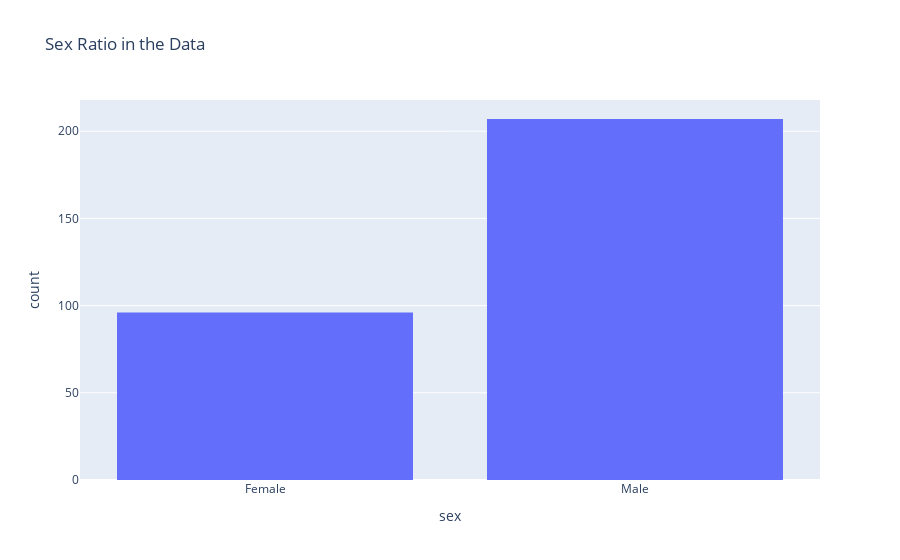

Notebook source saved alongside this figure:
### Code cell
fig = px.histogram(heart_df, x='sex', title='Sex Ratio in the Data')
# Add spacing between columns
fig.update_layout(bargap=0.2)
# Update the x axis labels
fig.update_xaxes(tickvals=[0, 1], 
                 ticktext=['Female', 'Male']
)
fig.show()

### Figure 1 — Plotly figure (JSON) as saved in the notebook; plotly's stock layout.template omitted (floating-point values rounded to 4 significant figures; data arrays with more than 128 entries replaced by an {"elided": "..."} marker saying what was removed)
{"data": [{"alignmentgroup": "True", "bingroup": "x", "hovertemplate": "sex=%{x}<br>count=%{y}<extra></extra>", "legendgroup": "", "marker": {"color": "#636efa", "pattern": {"shape": ""}}, "name": "", "offsetgroup": "", "orientation": "v", "showlegend": false, "type": "histogram", "x": {"elided": "303 int values"}, "xaxis": "x", "yaxis": "y"}], "layout": {"bargap": 0.2, "barmode": "relative", "legend": {"tracegroupgap": 0}, "title": {"text": "Sex Ratio in the Data"}, "xaxis": {"anchor": "y", "domain": [0, 1], "ticktext": ["Female", "Male"], "tickvals": [0, 1], "title": {"text": "sex"}}, "yaxis": {"anchor": "x", "domain": [0, 1], "title": {"text": "count"}}}}
